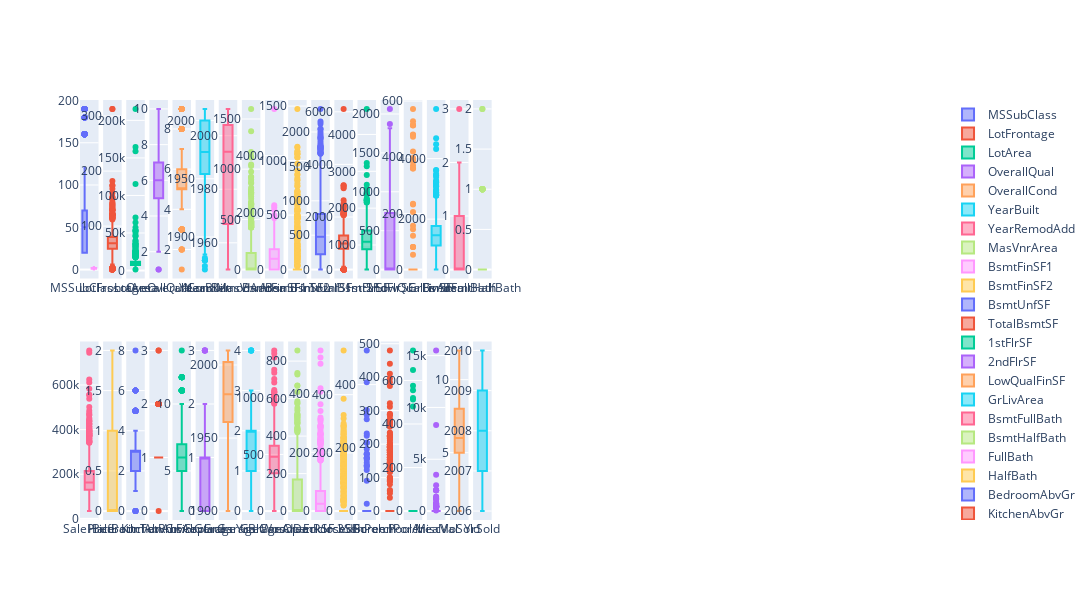

This figure's notebook cell:
### Markdown cell above
#### <ins> Outliers

### Code cell
num_cols = numeric_cols.shape[0]
fig = make_subplots(rows=2, cols=numeric_cols.shape[0])
for i in range(numeric_cols.shape[0]):
    curr_row = round(i / (num_cols)) + 1
    curr_col = i%round(num_cols/2) + 1
    col = numeric_cols[i]
    fig.add_trace(
        go.Box(y=train[col], name=col),
        row=curr_row, col=curr_col
    )
fig.update_layout(height=600, width=5000, )
fig.show()

### Figure 1 — Plotly figure (JSON) as saved in the notebook; plotly's stock layout.template omitted (floating-point values rounded to 4 significant figures; data arrays with more than 128 entries replaced by an {"elided": "..."} marker saying what was removed)
{"data": [{"name": "MSSubClass", "type": "box", "xaxis": "x", "y": {"elided": "1460 int values"}, "yaxis": "y"}, {"name": "LotFrontage", "type": "box", "xaxis": "x2", "y": {"elided": "1460 int values"}, "yaxis": "y2"}, {"name": "LotArea", "type": "box", "xaxis": "x3", "y": {"elided": "1460 int values"}, "yaxis": "y3"}, {"name": "OverallQual", "type": "box", "xaxis": "x4", "y": {"elided": "1460 int values"}, "yaxis": "y4"}, {"name": "OverallCond", "type": "box", "xaxis": "x5", "y": {"elided": "1460 int values"}, "yaxis": "y5"}, {"name": "YearBuilt", "type": "box", "xaxis": "x6", "y": {"elided": "1460 int values"}, "yaxis": "y6"}, {"name": "YearRemodAdd", "type": "box", "xaxis": "x7", "y": {"elided": "1460 int values"}, "yaxis": "y7"}, {"name": "MasVnrArea", "type": "box", "xaxis": "x8", "y": {"elided": "1460 int values"}, "yaxis": "y8"}, {"name": "BsmtFinSF1", "type": "box", "xaxis": "x9", "y": {"elided": "1460 int values"}, "yaxis": "y9"}, {"name": "BsmtFinSF2", "type": "box", "xaxis": "x10", "y": {"elided": "1460 int values"}, "yaxis": "y10"}, {"name": "BsmtUnfSF", "type": "box", "xaxis": "x11", "y": {"elided": "1460 int values"}, "yaxis": "y11"}, {"name": "TotalBsmtSF", "type": "box", "xaxis": "x12", "y": {"elided": "1460 int values"}, "yaxis": "y12"}, {"name": "1stFlrSF", "type": "box", "xaxis": "x13", "y": {"elided": "1460 int values"}, "yaxis": "y13"}, {"name": "2ndFlrSF", "type": "box", "xaxis": "x14", "y": {"elided": "1460 int values"}, "yaxis": "y14"}, {"name": "LowQualFinSF", "type": "box", "xaxis": "x15", "y": {"elided": "1460 int values"}, "yaxis": "y15"}, {"name": "GrLivArea", "type": "box", "xaxis": "x16", "y": {"elided": "1460 int values"}, "yaxis": "y16"}, {"name": "BsmtFullBath", "type": "box", "xaxis": "x17", "y": {"elided": "1460 int values"}, "yaxis": "y17"}, {"name": "BsmtHalfBath", "type": "box", "xaxis": "x18", "y": {"elided": "1460 int values"}, "yaxis": "y18"}, {"name": "FullBath", "type": "box", "xaxis": "x", "y": {"elided": "1460 int values"}, "yaxis": "y"}, {"name": "HalfBath", "type": "box", "xaxis": "x39", "y": {"elided": "1460 int values"}, "yaxis": "y39"}, {"name": "BedroomAbvGr", "type": "box", "xaxis": "x40", "y": {"elided": "1460 int values"}, "yaxis": "y40"}, {"name": "KitchenAbvGr", "type": "box", "xaxis": "x41", "y": {"elided": "1460 int values"}, "yaxis": "y41"}, {"name": "TotRmsAbvGrd", "type": "box", "xaxis": "x42", "y": {"elided": "1460 int values"}, "yaxis": "y42"}, {"name": "Fireplaces", "type": "box", "xaxis": "x43", "y": {"elided": "1460 int values"}, "yaxis": "y43"}, {"name": "GarageYrBlt", "type": "box", "xaxis": "x44", "y": {"elided": "1460 int values"}, "yaxis": "y44"}, {"name": "GarageCars", "type": "box", "xaxis": "x45", "y": {"elided": "1460 int values"}, "yaxis": "y45"}, {"name": "GarageArea", "type": "box", "xaxis": "x46", "y": {"elided": "1460 int values"}, "yaxis": "y46"}, {"name": "WoodDeckSF", "type": "box", "xaxis": "x47", "y": {"elided": "1460 int values"}, "yaxis": "y47"}, {"name": "OpenPorchSF", "type": "box", "xaxis": "x48", "y": {"elided": "1460 int values"}, "yaxis": "y48"}, {"name": "EnclosedPorch", "type": "box", "xaxis": "x49", "y": {"elided": "1460 int values"}, "yaxis": "y49"}, {"name": "3SsnPorch", "type": "box", "xaxis": "x50", "y": {"elided": "1460 int values"}, "yaxis": "y50"}, {"name": "ScreenPorch", "type": "box", "xaxis": "x51", "y": {"elided": "1460 int values"}, "yaxis": "y51"}, {"name": "PoolArea", "type": "box", "xaxis": "x52", "y": {"elided": "1460 int values"}, "yaxis": "y52"}, {"name": "MiscVal", "type": "box", "xaxis": "x53", "y": {"elided": "1460 int values"}, "yaxis": "y53"}, {"name": "MoSold", "type": "box", "xaxis": "x54", "y": {"elided": "1460 int values"}, "yaxis": "y54"}, {"name": "YrSold", "type": "box", "xaxis": "x55", "y": {"elided": "1460 int values"}, "yaxis": "y55"}, {"name": "SalePrice", "type": "box", "xaxis": "x38", "y": {"elided": "1460 int values"}, "yaxis": "y38"}], "layout": {"height": 600, "width": 5000, "xaxis": {"anchor": "y", "domain": [0, 0.02177]}, "xaxis10": {"anchor": "y10", "domain": [0.2446, 0.2663]}, "xaxis11": {"anchor": "y11", "domain": [0.2717, 0.2935]}, "xaxis12": {"anchor": "y12", "domain": [0.2989, 0.3207]}, "xaxis13": {"anchor": "y13", "domain": [0.3261, 0.3478]}, "xaxis14": {"anchor": "y14", "domain": [0.3533, 0.375]}, "xaxis15": {"anchor": "y15", "domain": [0.3804, 0.4022]}, "xaxis16": {"anchor": "y16", "domain": [0.4076, 0.4294]}, "xaxis17": {"anchor": "y17", "domain": [0.4348, 0.4565]}, "xaxis18": {"anchor": "y18", "domain": [0.4619, 0.4837]}, "xaxis19": {"anchor": "y19", "domain": [0.4891, 0.5109]}, "xaxis2": {"anchor": "y2", "domain": [0.02717, 0.04894]}, "xaxis20": {"anchor": "y20", "domain": [0.5163, 0.5381]}, "xaxis21": {"anchor": "y21", "domain": [0.5435, 0.5652]}, "xaxis22": {"anchor": "y22", "domain": [0.5706, 0.5924]}, "xaxis23": {"anchor": "y23", "domain": [0.5978, 0.6196]}, "xaxis24": {"anchor": "y24", "domain": [0.625, 0.6467]}, "xaxis25": {"anchor": "y25", "domain": [0.6522, 0.6739]}, "xaxis26": {"anchor": "y26", "domain": [0.6793, 0.7011]}, "xaxis27": {"anchor": "y27", "domain": [0.7065, 0.7283]}, "xaxis28": {"anchor": "y28", "domain": [0.7337, 0.7554]}, "xaxis29": {"anchor": "y29", "domain": [0.7608, 0.7826]}, "xaxis3": {"anchor": "y3", "domain": [0.05435, 0.07611]}, "xaxis30": {"anchor": "y30", "domain": [0.788, 0.8098]}, "xaxis31": {"anchor": "y31", "domain": [0.8152, 0.837]}, "xaxis32": {"anchor": "y32", "domain": [0.8424, 0.8641]}, "xaxis33": {"anchor": "y33", "domain": [0.8695, 0.8913]}, "xaxis34": {"anchor": "y34", "domain": [0.8967, 0.9185]}, "xaxis35": {"anchor": "y35", "domain": [0.9239, 0.9457]}, "xaxis36": {"anchor": "y36", "domain": [0.9511, 0.9728]}, "xaxis37": {"anchor": "y37", "domain": [0.9782, 1.0]}, "xaxis38": {"anchor": "y38", "domain": [0, 0.02177]}, "xaxis39": {"anchor": "y39", "domain": [0.02717, 0.04894]}, "xaxis4": {"anchor": "y4", "domain": [0.08152, 0.1033]}, "xaxis40": {"anchor": "y40", "domain": [0.05435, 0.07611]}, "xaxis41": {"anchor": "y41", "domain": [0.08152, 0.1033]}, "xaxis42": {"anchor": "y42", "domain": [0.1087, 0.1305]}, "xaxis43": {"anchor": "y43", "domain": [0.1359, 0.1576]}, "xaxis44": {"anchor": "y44", "domain": [0.163, 0.1848]}, "xaxis45": {"anchor": "y45", "domain": [0.1902, 0.212]}, "xaxis46": {"anchor": "y46", "domain": [0.2174, 0.2392]}, "xaxis47": {"anchor": "y47", "domain": [0.2446, 0.2663]}, "xaxis48": {"anchor": "y48", "domain": [0.2717, 0.2935]}, "xaxis49": {"anchor": "y49", "domain": [0.2989, 0.3207]}, "xaxis5": {"anchor": "y5", "domain": [0.1087, 0.1305]}, "xaxis50": {"anchor": "y50", "domain": [0.3261, 0.3478]}, "xaxis51": {"anchor": "y51", "domain": [0.3533, 0.375]}, "xaxis52": {"anchor": "y52", "domain": [0.3804, 0.4022]}, "xaxis53": {"anchor": "y53", "domain": [0.4076, 0.4294]}, "xaxis54": {"anchor": "y54", "domain": [0.4348, 0.4565]}, "xaxis55": {"anchor": "y55", "domain": [0.4619, 0.4837]}, "xaxis56": {"anchor": "y56", "domain": [0.4891, 0.5109]}, "xaxis57": {"anchor": "y57", "domain": [0.5163, 0.5381]}, "xaxis58": {"anchor": "y58", "domain": [0.5435, 0.5652]}, "xaxis59": {"anchor": "y59", "domain": [0.5706, 0.5924]}, "xaxis6": {"anchor": "y6", "domain": [0.1359, 0.1576]}, "xaxis60": {"anchor": "y60", "domain": [0.5978, 0.6196]}, "xaxis61": {"anchor": "y61", "domain": [0.625, 0.6467]}, "xaxis62": {"anchor": "y62", "domain": [0.6522, 0.6739]}, "xaxis63": {"anchor": "y63", "domain": [0.6793, 0.7011]}, "xaxis64": {"anchor": "y64", "domain": [0.7065, 0.7283]}, "xaxis65": {"anchor": "y65", "domain": [0.7337, 0.7554]}, "xaxis66": {"anchor": "y66", "domain": [0.7608, 0.7826]}, "xaxis67": {"anchor": "y67", "domain": [0.788, 0.8098]}, "xaxis68": {"anchor": "y68", "domain": [0.8152, 0.837]}, "xaxis69": {"anchor": "y69", "domain": [0.8424, 0.8641]}, "xaxis7": {"anchor": "y7", "domain": [0.163, 0.1848]}, "xaxis70": {"anchor": "y70", "domain": [0.8695, 0.8913]}, "xaxis71": {"anchor": "y71", "domain": [0.8967, 0.9185]}, "xaxis72": {"anchor": "y72", "domain": [0.9239, 0.9457]}, "xaxis73": {"anchor": "y73", "domain": [0.9511, 0.9728]}, "xaxis74": {"anchor": "y74", "domain": [0.9782, 1.0]}, "xaxis8": {"anchor": "y8", "domain": [0.1902, 0.212]}, "xaxis9": {"anchor": "y9", "domain": [0.2174, 0.2392]}, "yaxis": {"anchor": "x", "domain": [0.575, 1]}, "yaxis10": {"anchor": "x10", "domain": [0.575, 1]}, "yaxis11": {"anchor": "x11", "domain": [0.575, 1]}, "yaxis12": {"anchor": "x12", "domain": [0.575, 1]}, "yaxis13": {"anchor": "x13", "domain": [0.575, 1]}, "yaxis14": {"anchor": "x14", "domain": [0.575, 1]}, "yaxis15": {"anchor": "x15", "domain": [0.575, 1]}, "yaxis16": {"anchor": "x16", "domain": [0.575, 1]}, "yaxis17": {"anchor": "x17", "domain": [0.575, 1]}, "yaxis18": {"anchor": "x18", "domain": [0.575, 1]}, "yaxis19": {"anchor": "x19", "domain": [0.575, 1]}, "yaxis2": {"anchor": "x2", "domain": [0.575, 1]}, "yaxis20": {"anchor": "x20", "domain": [0.575, 1]}, "yaxis21": {"anchor": "x21", "domain": [0.575, 1]}, "yaxis22": {"anchor": "x22", "domain": [0.575, 1]}, "yaxis23": {"anchor": "x23", "domain": [0.575, 1]}, "yaxis24": {"anchor": "x24", "domain": [0.575, 1]}, "yaxis25": {"anchor": "x25", "domain": [0.575, 1]}, "yaxis26": {"anchor": "x26", "domain": [0.575, 1]}, "yaxis27": {"anchor": "x27", "domain": [0.575, 1]}, "yaxis28": {"anchor": "x28", "domain": [0.575, 1]}, "yaxis29": {"anchor": "x29", "domain": [0.575, 1]}, "yaxis3": {"anchor": "x3", "domain": [0.575, 1]}, "yaxis30": {"anchor": "x30", "domain": [0.575, 1]}, "yaxis31": {"anchor": "x31", "domain": [0.575, 1]}, "yaxis32": {"anchor": "x32", "domain": [0.575, 1]}, "yaxis33": {"anchor": "x33", "domain": [0.575, 1]}, "yaxis34": {"anchor": "x34", "domain": [0.575, 1]}, "yaxis35": {"anchor": "x35", "domain": [0.575, 1]}, "yaxis36": {"anchor": "x36", "domain": [0.575, 1]}, "yaxis37": {"anchor": "x37", "domain": [0.575, 1]}, "yaxis38": {"anchor": "x38", "domain": [0, 0.425]}, "yaxis39": {"anchor": "x39", "domain": [0, 0.425]}, "yaxis4": {"anchor": "x4", "domain": [0.575, 1]}, "yaxis40": {"anchor": "x40", "domain": [0, 0.425]}, "yaxis41": {"anchor": "x41", "domain": [0, 0.425]}, "yaxis42": {"anchor": "x42", "domain": [0, 0.425]}, "yaxis43": {"anchor": "x43", "domain": [0, 0.425]}, "yaxis44": {"anchor": "x44", "domain": [0, 0.425]}, "yaxis45": {"anchor": "x45", "domain": [0, 0.425]}, "yaxis46": {"anchor": "x46", "domain": [0, 0.425]}, "yaxis47": {"anchor": "x47", "domain": [0, 0.425]}, "yaxis48": {"anchor": "x48", "domain": [0, 0.425]}, "yaxis49": {"anchor": "x49", "domain": [0, 0.425]}, "yaxis5": {"anchor": "x5", "domain": [0.575, 1]}, "yaxis50": {"anchor": "x50", "domain": [0, 0.425]}, "yaxis51": {"anchor": "x51", "domain": [0, 0.425]}, "yaxis52": {"anchor": "x52", "domain": [0, 0.425]}, "yaxis53": {"anchor": "x53", "domain": [0, 0.425]}, "yaxis54": {"anchor": "x54", "domain": [0, 0.425]}, "yaxis55": {"anchor": "x55", "domain": [0, 0.425]}, "yaxis56": {"anchor": "x56", "domain": [0, 0.425]}, "yaxis57": {"anchor": "x57", "domain": [0, 0.425]}, "yaxis58": {"anchor": "x58", "domain": [0, 0.425]}, "yaxis59": {"anchor": "x59", "domain": [0, 0.425]}, "yaxis6": {"anchor": "x6", "domain": [0.575, 1]}, "yaxis60": {"anchor": "x60", "domain": [0, 0.425]}, "yaxis61": {"anchor": "x61", "domain": [0, 0.425]}, "yaxis62": {"anchor": "x62", "domain": [0, 0.425]}, "yaxis63": {"anchor": "x63", "domain": [0, 0.425]}, "yaxis64": {"anchor": "x64", "domain": [0, 0.425]}, "yaxis65": {"anchor": "x65", "domain": [0, 0.425]}, "yaxis66": {"anchor": "x66", "domain": [0, 0.425]}, "yaxis67": {"anchor": "x67", "domain": [0, 0.425]}, "yaxis68": {"anchor": "x68", "domain": [0, 0.425]}, "yaxis69": {"anchor": "x69", "domain": [0, 0.425]}, "yaxis7": {"anchor": "x7", "domain": [0.575, 1]}, "yaxis70": {"anchor": "x70", "domain": [0, 0.425]}, "yaxis71": {"anchor": "x71", "domain": [0, 0.425]}, "yaxis72": {"anchor": "x72", "domain": [0, 0.425]}, "yaxis73": {"anchor": "x73", "domain": [0, 0.425]}, "yaxis74": {"anchor": "x74", "domain": [0, 0.425]}, "yaxis8": {"anchor": "x8", "domain": [0.575, 1]}, "yaxis9": {"anchor": "x9", "domain": [0.575, 1]}}}
